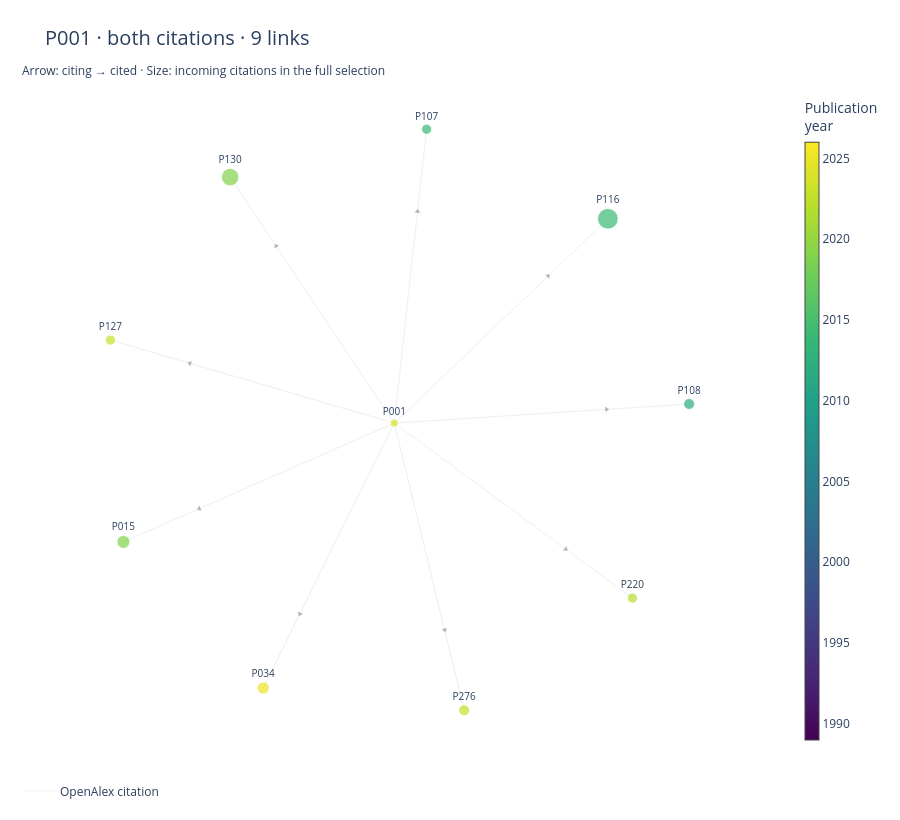

The notebook cell saved with this chart:
### Code cell
FOCUS_PAPER = 'P001'
DIRECTION = 'both'

alias_to_canonical = pdf_map.set_index('paper_id').canonical_paper_id.to_dict()

def paper_neighborhood(paper_id, direction='both'):
    if direction not in {'both', 'incoming', 'outgoing'}:
        raise ValueError('DIRECTION must be both, incoming, or outgoing.')
    focal = alias_to_canonical.get(paper_id.strip().upper(), paper_id.strip().upper())
    if focal not in G:
        raise ValueError(f'Unknown paper ID: {paper_id}. Use the search cell above.')
    links = set()
    if direction in {'both', 'incoming'}:
        links.update(G.in_edges(focal))
    if direction in {'both', 'outgoing'}:
        links.update(G.out_edges(focal))
    neighborhood = G.edge_subgraph(sorted(links)).copy()
    neighborhood.add_node(focal, **G.nodes[focal])
    return focal, neighborhood

focal, neighborhood = paper_neighborhood(FOCUS_PAPER, DIRECTION)
focus_pos = nx.spring_layout(neighborhood.to_undirected(), seed=SEED, iterations=250)
display(Markdown(f'**{focal}: {escape(G.nodes[focal]["title"])}**'))
print(f'{DIRECTION}: {len(neighborhood)} works, {neighborhood.number_of_edges()} direct links')
focus_figure = interactive_graph(neighborhood, focus_pos,
    f'{focal} · {DIRECTION} citations · {neighborhood.number_of_edges()} links', label_all=True)
focus_figure.write_html(OUT / f'paper_{focal}_{DIRECTION}.html', include_plotlyjs=True,
                        config={'scrollZoom': True, 'displaylogo': False})
focus_figure.show(renderer='plotly_mimetype', config={'scrollZoom': True, 'displaylogo': False})

def citation_table(paper_id, incoming):
    mask = edges.target_paper_id.eq(paper_id) if incoming else edges.source_paper_id.eq(paper_id)
    table = edges.loc[mask].copy()
    table.insert(1, 'source_title', table.source_paper_id.map(lambda p: G.nodes[p]['title']))
    table.insert(3, 'target_title', table.target_paper_id.map(lambda p: G.nodes[p]['title']))
    return table[['source_paper_id', 'source_title', 'target_paper_id', 'target_title',
                  'citation_source', 'target_match_method', 'evidence_pdf_page']].reset_index(drop=True)

incoming = citation_table(focal, incoming=True)
outgoing = citation_table(focal, incoming=False)
display(Markdown(f'**Incoming citations — {len(incoming)} papers cite {focal}**'))
display(incoming)
display(Markdown(f'**Outgoing references — {focal} cites {len(outgoing)} selected papers**'))
display(outgoing)
incoming.to_csv(OUT / f'paper_{focal}_incoming.csv', index=False)
outgoing.to_csv(OUT / f'paper_{focal}_outgoing.csv', index=False)

### Figure 1 — Plotly figure (JSON) as saved in the notebook; plotly's stock layout.template omitted (floating-point values rounded to 4 significant figures)
{"data": [{"hoverinfo": "skip", "legendgroup": "openalex", "line": {"color": "#64748b", "width": 0.6}, "mode": "lines", "name": "OpenAlex citation", "opacity": 0.2, "type": "scatter", "x": [0.0004063, 1.0, null, 0.0004063, 0.11, null, 0.0004063, -0.4442, null, 0.0004063, 0.7247, null, 0.0004063, -0.918, null, 0.0004063, -0.5562, null, 0.0004063, 0.808, null, 0.0004063, 0.2373, null, 0.0004063, -0.962, null], "y": [-0.0001671, 0.06465, null, -0.0001671, 0.9963, null, -0.0001671, -0.8986, null, -0.0001671, 0.6925, null, -0.0001671, -0.4029, null, -0.0001671, 0.8341, null, -0.0001671, -0.5936, null, -0.0001671, -0.9737, null, -0.0001671, 0.2814, null]}, {"hovertemplate": "%{text}<extra></extra>", "legendgroup": "openalex", "marker": {"angle": [86.29, 6.278, -153.7, 46.28, -113.7, -33.71, 126.3, 166.3, -73.69], "color": "#64748b", "size": 5, "symbol": "triangle-up"}, "mode": "markers", "opacity": 0.5, "showlegend": false, "text": ["<b>P001 → P108</b><br>ESG Disclosures in the Private Equity Industry<br>cites<br>Think Global, Invest Responsible: Why the Private Equity Industry<br>Goes Green<br><br>Source: openalex<br>Match: primary_work_id<br>PDF evidence page: —", "<b>P001 → P107</b><br>ESG Disclosures in the Private Equity Industry<br>cites<br>The price of environmental, social and governance practice<br>disclosure: An experiment with professional private equity<br>investors<br><br>Source: openalex<br>Match: primary_work_id<br>PDF evidence page: —", "<b>P001 → P034</b><br>ESG Disclosures in the Private Equity Industry<br>cites<br>Does Private Equity Ownership Make Firms Cleaner? The Role of<br>Environmental Liability Risks<br><br>Source: openalex<br>Match: verified_doi_version_alias<br>PDF evidence page: —", "<b>P001 → P116</b><br>ESG Disclosures in the Private Equity Industry<br>cites<br>Private Equity, Jobs, and Productivity<br><br>Source: openalex<br>Match: primary_work_id<br>PDF evidence page: —", "<b>P001 → P015</b><br>ESG Disclosures in the Private Equity Industry<br>cites<br>Private equity and human capital risk<br><br>Source: openalex<br>Match: primary_work_id<br>PDF evidence page: —", "<b>P001 → P130</b><br>ESG Disclosures in the Private Equity Industry<br>cites<br>When Investor Incentives and Consumer Interests Diverge: Private<br>Equity in Higher Education<br><br>Source: openalex<br>Match: primary_work_id<br>PDF evidence page: —", "<b>P001 → P220</b><br>ESG Disclosures in the Private Equity Industry<br>cites<br>Does Mandatory Disclosure Matter for Private Equity Funds?<br><br>Source: openalex<br>Match: primary_work_id<br>PDF evidence page: —", "<b>P001 → P276</b><br>ESG Disclosures in the Private Equity Industry<br>cites<br>Private Equity and Local Public Finances<br><br>Source: openalex<br>Match: primary_work_id<br>PDF evidence page: —", "<b>P001 → P127</b><br>ESG Disclosures in the Private Equity Industry<br>cites<br>Can Limited Partners Mitigate Negative Externalities in Private<br>Equity?<br><br>Source: openalex<br>Match: primary_work_id<br>PDF evidence page: —"], "type": "scatter", "x": [0.7201, 0.07933, -0.3197, 0.5219, -0.6609, -0.4003, 0.5818, 0.171, -0.6925], "y": [0.0465, 0.7173, -0.647, 0.4986, -0.2901, 0.6005, -0.4274, -0.7011, 0.2025]}, {"customdata": ["P107", "P108", "P034", "P127", "P116", "P130", "P220", "P015", "P001", "P276"], "hovertemplate": "%{hovertext}<extra></extra>", "hovertext": ["<b>P107 · 2014</b><br>The price of environmental, social and governance practice<br>disclosure: An experiment with professional private equity<br>investors<br><br>Incoming citations in selection: 1<br>Outgoing references in selection: 4<br>PDF IDs: P107<br>Coverage: provider_list_completeness_unknown", "<b>P108 · 2012</b><br>Think Global, Invest Responsible: Why the Private Equity Industry<br>Goes Green<br><br>Incoming citations in selection: 2<br>Outgoing references in selection: 6<br>PDF IDs: P108<br>Coverage: provider_list_completeness_unknown", "<b>P034 · 2025</b><br>Does Private Equity Ownership Make Firms Cleaner? The Role of<br>Environmental Liability Risks<br><br>Incoming citations in selection: 4<br>Outgoing references in selection: 12<br>PDF IDs: P034<br>Coverage: provider_list_completeness_unknown", "<b>P127 · 2023</b><br>Can Limited Partners Mitigate Negative Externalities in Private<br>Equity?<br><br>Incoming citations in selection: 1<br>Outgoing references in selection: 32<br>PDF IDs: P127<br>Coverage: provider_list_completeness_unknown", "<b>P116 · 2014</b><br>Private Equity, Jobs, and Productivity<br><br>Incoming citations in selection: 39<br>Outgoing references in selection: 6<br>PDF IDs: P116<br>Coverage: provider_list_completeness_unknown", "<b>P130 · 2019</b><br>When Investor Incentives and Consumer Interests Diverge: Private<br>Equity in Higher Education<br><br>Incoming citations in selection: 22<br>Outgoing references in selection: 14<br>PDF IDs: P130<br>Coverage: provider_list_completeness_unknown", "<b>P220 · 2022</b><br>Does Mandatory Disclosure Matter for Private Equity Funds?<br><br>Incoming citations in selection: 1<br>Outgoing references in selection: 9<br>PDF IDs: P220<br>Coverage: provider_list_completeness_unknown", "<b>P015 · 2019</b><br>Private equity and human capital risk<br><br>Incoming citations in selection: 6<br>Outgoing references in selection: 8<br>PDF IDs: P015<br>Coverage: provider_list_completeness_unknown", "<b>P001 · 2024</b><br>ESG Disclosures in the Private Equity Industry<br><br>Incoming citations in selection: 0<br>Outgoing references in selection: 9<br>PDF IDs: P001<br>Coverage: provider_list_completeness_unknown", "<b>P276 · 2023</b><br>Private Equity and Local Public Finances<br><br>Incoming citations in selection: 2<br>Outgoing references in selection: 17<br>PDF IDs: P276<br>Coverage: provider_list_completeness_unknown"], "marker": {"cmax": 2026, "cmin": 1989, "color": [2014, 2012, 2025, 2023, 2014, 2019, 2022, 2019, 2024, 2023], "colorbar": {"thickness": 14, "title": {"text": "Publication<br>year"}}, "colorscale": [[0.0, "#440154"], [0.1111, "#482878"], [0.2222, "#3e4989"], [0.3333, "#31688e"], [0.4444, "#26828e"], [0.5556, "#1f9e89"], [0.6667, "#35b779"], [0.7778, "#6ece58"], [0.8889, "#b5de2b"], [1.0, "#fde725"]], "line": {"color": "white", "width": 0.7}, "showscale": true, "size": [10.0, 10.83, 12.0, 10.0, 20.49, 17.38, 10.0, 12.9, 8.0, 10.83]}, "mode": "markers+text", "name": "Works", "showlegend": false, "text": ["P107", "P108", "P034", "P127", "P116", "P130", "P220", "P015", "P001", "P276"], "textfont": {"size": 10}, "textposition": "top center", "type": "scatter", "x": [0.11, 1.0, -0.4442, -0.962, 0.7247, -0.5562, 0.808, -0.918, 0.0004063, 0.2373], "y": [0.9963, 0.06465, -0.8986, 0.2814, 0.6925, 0.8341, -0.5936, -0.4029, -0.0001671, -0.9737]}], "layout": {"annotations": [{"showarrow": false, "text": "Arrow: citing → cited · Size: incoming citations in the full selection", "x": 0, "xanchor": "left", "xref": "paper", "y": 1.045, "yref": "paper"}], "height": 820, "hovermode": "closest", "legend": {"orientation": "h", "y": -0.04}, "margin": {"b": 70, "l": 20, "r": 40, "t": 90}, "title": {"font": {"size": 20}, "text": "P001 · both citations · 9 links"}, "xaxis": {"visible": false}, "yaxis": {"scaleanchor": "x", "scaleratio": 1, "visible": false}}}
